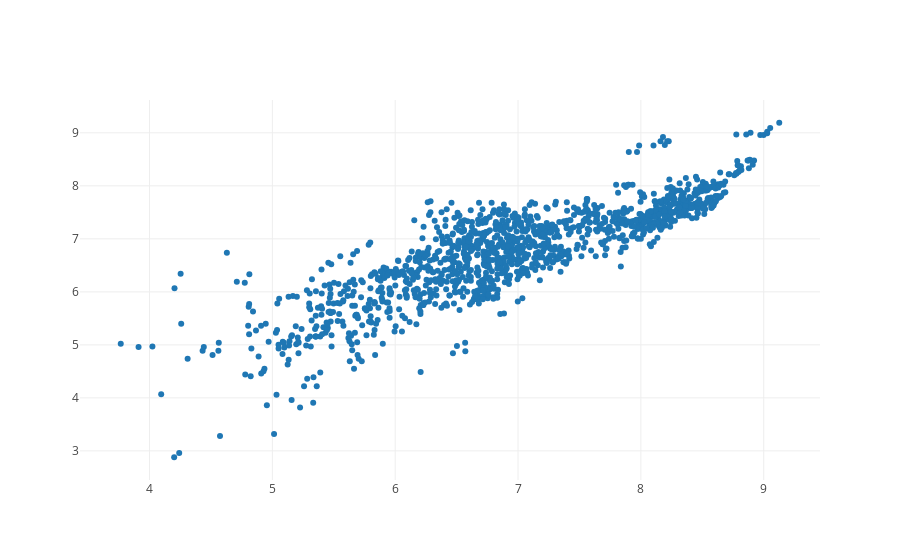

This figure's notebook cell:
### Code cell
data = [go.Scatter(x=dataset.hf_score, y=dataset.ef_score,  mode = 'markers')]
iplot(data)

### Figure 1 — Plotly figure (JSON) as saved in the notebook; plotly's stock layout.template omitted (floating-point values rounded to 4 significant figures; data arrays with more than 128 entries replaced by an {"elided": "..."} marker saying what was removed)
{"data": [{"mode": "markers", "type": "scatter", "uid": "981a498a-7d46-42fb-ab51-25b2db548549", "x": {"elided": "1458 float values"}, "y": {"elided": "1458 float values"}}], "layout": {}}
